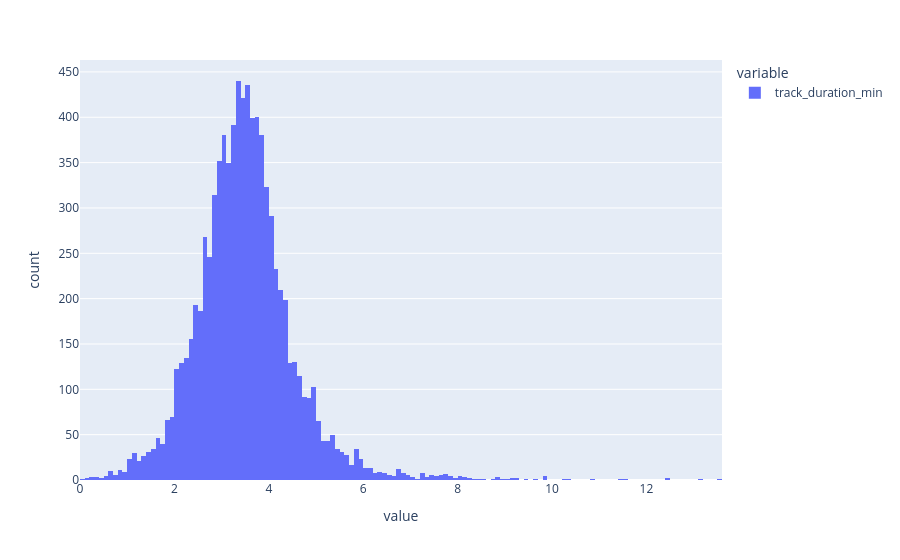

The code cell stored with this chart in its notebook:
### Code cell
#Most of songs in spotify is of how much duration
fig=px.histogram(df["track_duration_min"])
fig.show()

### Figure 1 — Plotly figure (JSON) as saved in the notebook; plotly's stock layout.template omitted (floating-point values rounded to 4 significant figures; data arrays with more than 128 entries replaced by an {"elided": "..."} marker saying what was removed)
{"data": [{"bingroup": "x", "hovertemplate": "variable=track_duration_min<br>value=%{x}<br>count=%{y}<extra></extra>", "legendgroup": "track_duration_min", "marker": {"color": "#636efa", "pattern": {"shape": ""}}, "name": "track_duration_min", "orientation": "v", "showlegend": true, "type": "histogram", "x": {"elided": "8582 float values"}, "xaxis": "x", "yaxis": "y"}], "layout": {"barmode": "relative", "legend": {"title": {"text": "variable"}, "tracegroupgap": 0}, "margin": {"t": 60}, "xaxis": {"anchor": "y", "domain": [0, 1], "title": {"text": "value"}}, "yaxis": {"anchor": "x", "domain": [0, 1], "title": {"text": "count"}}}}
